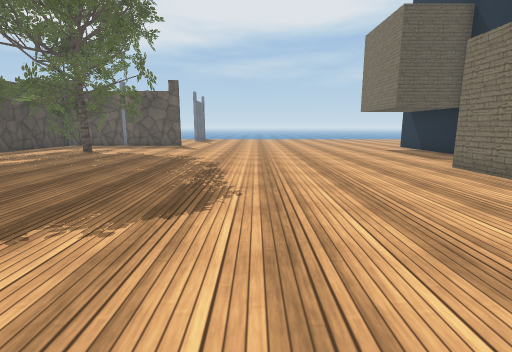
View 1 (above)

17 first-person views from a walk through a scene from a Unity 3-D project. The camera is 1.2 m above the floor, tilts 10° down and sees 85° across. The floor is counted in squares, 1 m on a side. Each view is taken from the middle of a square. On the plan, view 1 faces up. The plan holds only what a view shows up to about 13 squares ahead; the rest is blank. The place goes on beyond the plan. The player character is not drawn. Some surface patterns are stand-ins.

View 2
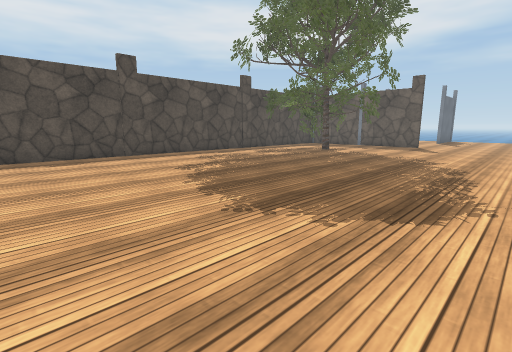

View 3
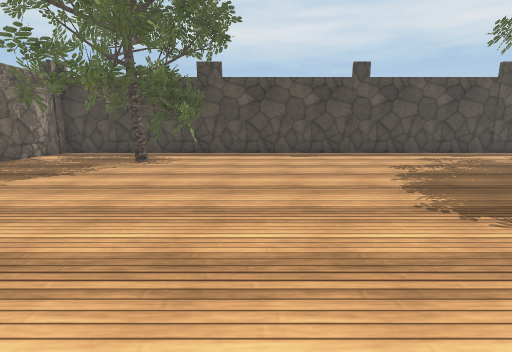

View 4
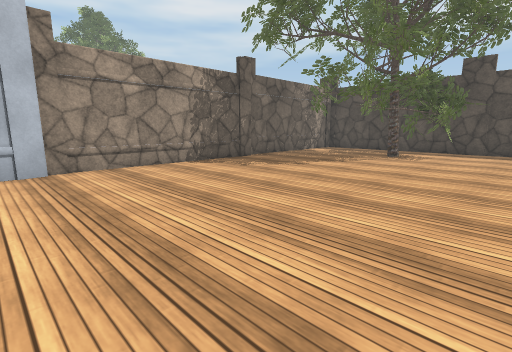

View 5
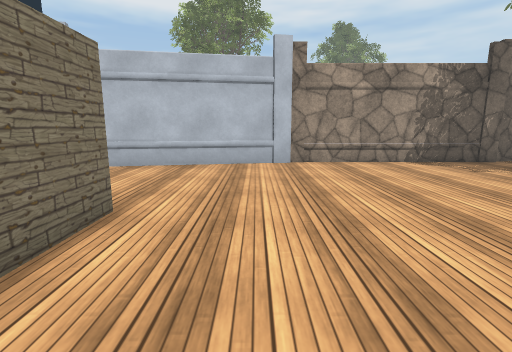

View 6
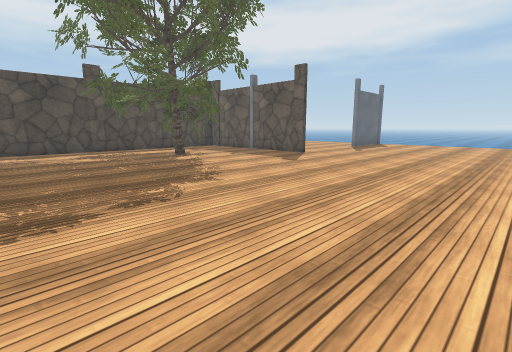

View 7
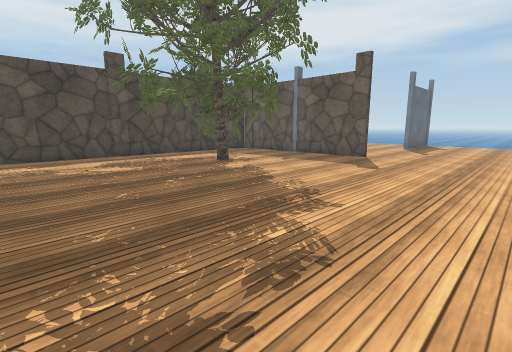

View 8
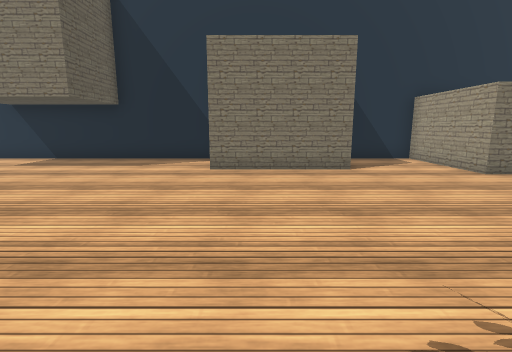

View 9
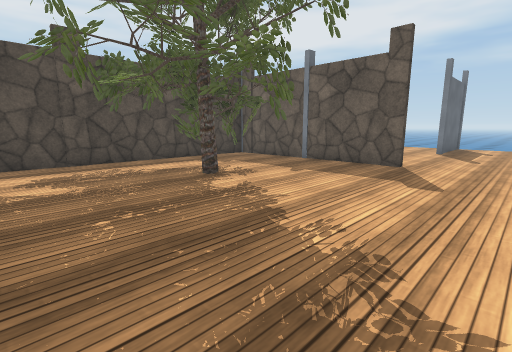

View 10
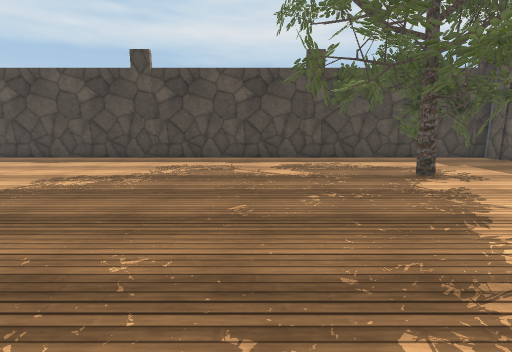

View 11
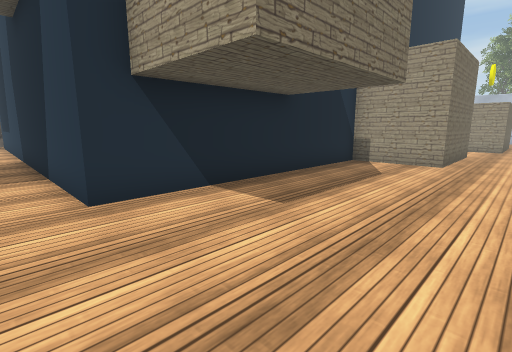

View 12
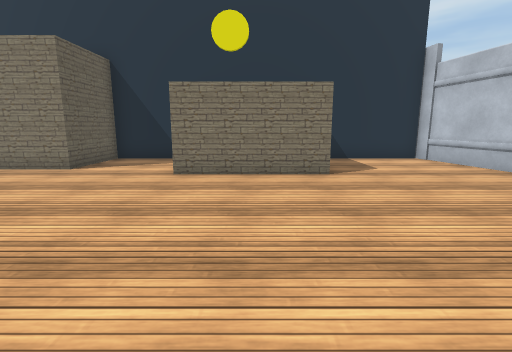

View 13
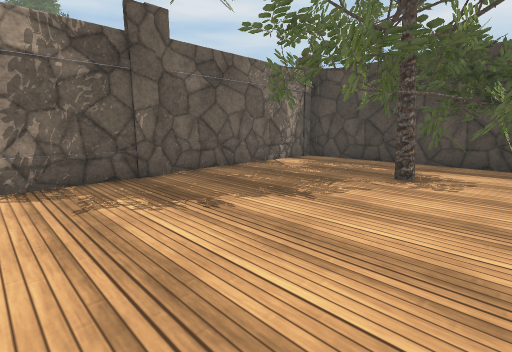

View 14
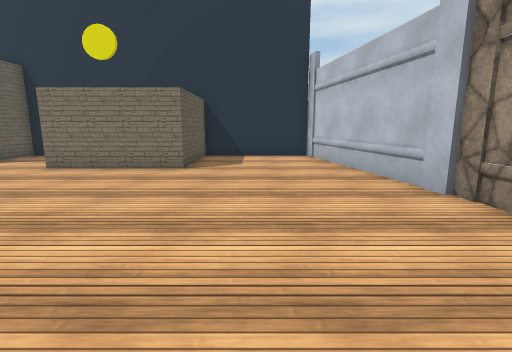

View 15
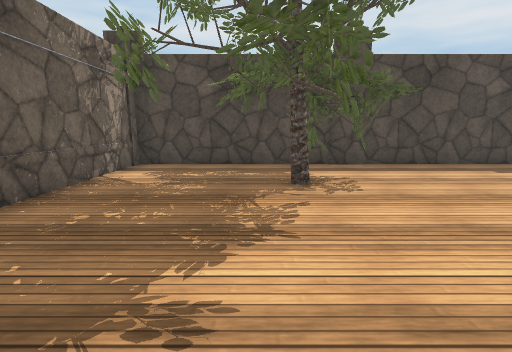

View 16
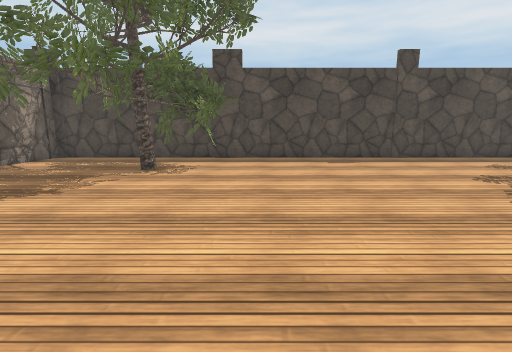

View 17
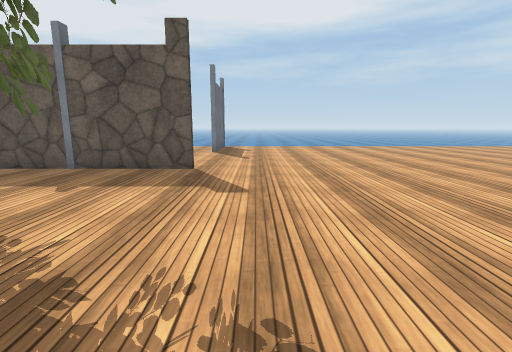

### Floor plan
Key: @ floor where view 1 was taken; # wall or solid block; . floor; T tree; O other object.
Columns run from 12 left of view 1 to 21 right of it. Each row starts with its distance up from view 1.
 18 ########....................
 17 #....................#############
 16 #....................#
 15 #.TTT................#
 14 #.TTT................#
 13 #.TTTTTT.............#
 12 #TT.T................#
 11 #.T..T...............#
 10 #....T...............#
  9 #....................#
  8 #.................####
  7 #.................#
  6 #.................#
  5 #.................#
  4 #.................####
  3 #....................#
  2 #....................#
  1 #................#####
  0 #...........@....#
 -1 #................#
 -2 #.TT.............#
 -3 #TTTT............#####
 -4 #TTT.TT..............#
 -5 #T.T.................#
 -6 #....................#
 -7 #...T...............O#
 -8 #.............OOOOOO
 -9 ###############

Where each view was taken, in squares from view 1:
view 1: 0 up, 0 right, facing up
view 2: 0 up, 0 right, facing up-left
view 3: 0 up, 1 right, facing left
view 4: 0 up, 3 right, facing down-left
view 5: 1 up, 3 right, facing down
view 6: 7 up, 3 right, facing up-left
view 7: 7 up, 0 right, facing up-left
view 8: 7 up, 2 left, facing right
view 9: 9 up, 2 left, facing up-left
view 10: 9 up, 1 left, facing left
view 11: 18 up, 4 right, facing down-right
view 12: 1 down, 2 left, facing right
view 13: 2 down, 2 left, facing down-left
view 14: 5 down, 3 left, facing right
view 15: 5 down, 3 left, facing left
view 16: 1 down, 1 left, facing left
view 17: 10 up, 3 left, facing up
